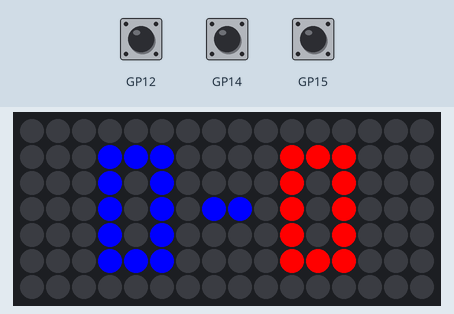
Bench run of a program on a simulated Raspberry Pi Pico running MicroPython. On the bench: 16×7 RGB LED matrix. The inputs (shaded band) are chosen by the test bench.

Above: at 1.2 s.
1.3 s: button A pressed for 1 s
At 3.3 s:
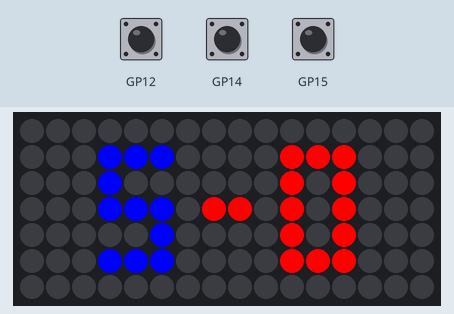
3.8 s: button Y pressed for 1 s
At 5.9 s:
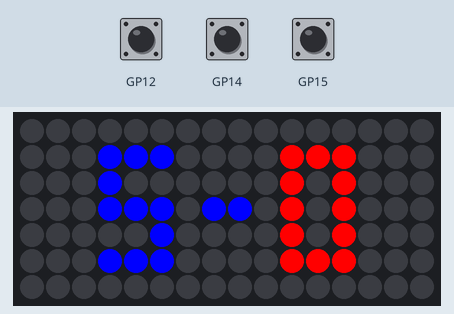
6.3 s: button X pressed for 3.2 s
At 10.7 s:
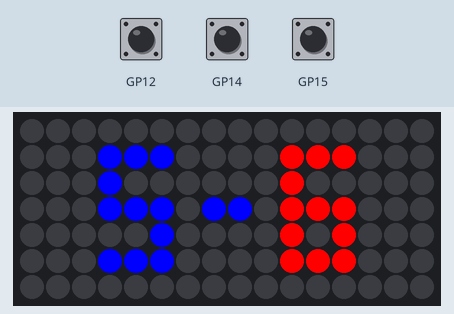
11.0 s: button A pressed for 0.15 s
At 11.6 s:
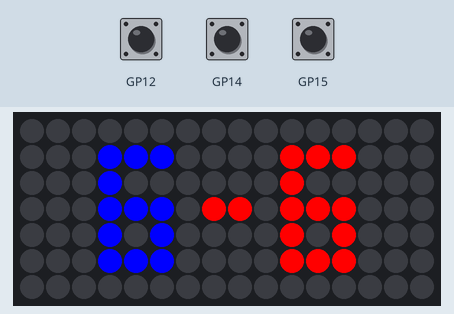
12.7 s: button X pressed for 0.15 s
At 14.2 s:
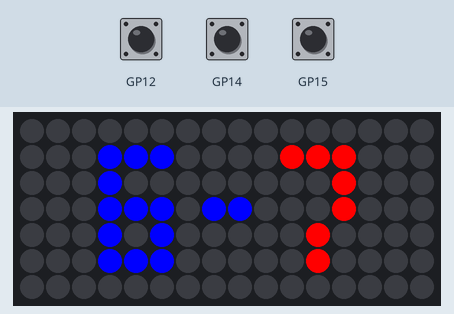
Timing chart, 0 to 15.4 s (numbered marks = the images above; inputs shaded):
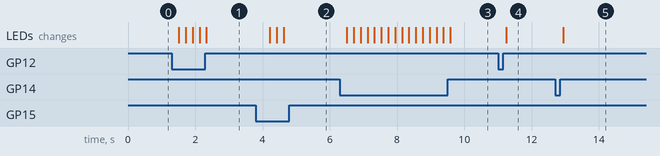

The program:

pico_scoreboard_v5.py
```python
from picounicorn import PicoUnicorn
picounicorn = PicoUnicorn()
import time

w = picounicorn.get_width()#16
h = picounicorn.get_height()#7

# define colours
playerXYcolours=(255,0,0)
playerABcolours=(0,0,255)
playerturn=200,200,40

# Define team scores
scoreAB=0
scoreXY=0
turn=1

# Define letters
BLANKSECTION= ["   " for i in range(h)]

NUMZERO=["   ",
         "XXX",
         "X X",
         "X X",
         "X X",
         "XXX",
         "   "]

NUMONE=["   ",
        " X ",
        "XX ",
        " X ",
        " X ",
        "XXX",
        "   "]

NUMTWO=["   ",
        "XXX",
        "  X",
        "XXX",
        "X  ",
        "XXX",
        "   "]

NUMTHREE=["   ",
          "XXX",
          "  X",
          "XXX",
          "  X",
          "XXX",
          "   "]

NUMFOUR=["   ",
         "X X",
         "X X",
         "XXX",
         "  X",
         "  X",
         "   "]

NUMFIVE=["   ",
          "XXX",
          "X  ",
          "XXX",
          "  X",
          "XXX",
          "   "]

NUMSIX=["   ",
          "XXX",
          "X  ",
          "XXX",
          "X X",
          "XXX",
          "   "]

NUMSEVEN=["   ",
          "XXX",
          "  X",
          "  X",
          " X ",
          " X ",
          "   "]

NUMEIGHT=["   ",
          "XXX",
          "X X",
          "XXX",
          "X X",
          "XXX",
          "   "]

NUMNINE=["   ",
          "XXX",
          "X X",
          "XXX",
          "  X",
          "XXX",
          "   "]

DASH=["    ",
      "    ",
      "    ",
      " XX ",
      "    ",
      "    ",
      "    "]

scoredict={0:NUMZERO,1:NUMONE,2:NUMTWO,3:NUMTHREE,4:NUMFOUR,5:NUMFIVE,6:NUMSIX,7:NUMSEVEN,8:NUMEIGHT,9:NUMNINE,"dash":DASH}

# From CPython Lib/colorsys.py
def hsv_to_rgb(h, s, v):
    if s == 0.0:
        return v, v, v
    i = int(h * 6.0)
    f = (h * 6.0) - i
    p = v * (1.0 - s)
    q = v * (1.0 - s * f)
    t = v * (1.0 - s * (1.0 - f))
    i = i % 6
    if i == 0:
        return v, t, p
    if i == 1:
        return q, v, p
    if i == 2:
        return p, v, t
    if i == 3:
        return p, q, v
    if i == 4:
        return t, p, v
    if i == 5:
        return v, p, q

#Function to clear display by setting pixels to black
def cleardisplay():
    for x in range(w):
        for y in range(h):
            picounicorn.set_pixel(x, y, 0, 0, 0)

def turncolor(turn,playerturn):
    if turn % 2 == 1:  # Check if the value is odd (remainder when divided by 2 is 1)
        playerturn=(0,0,255)
    else:
        playerturn=(255,0,0)# Set pixel color to blue (team B)
    return playerturn

#Function to update display with letters/numbers
def updatedisplay(displaymap):
    x=0
    y=0
    for row in displaymap:
        for line in row:
            for char in line:
                if x < w and y <h:
                    if char == "X":
                        r, g, b = 255,255,255
                    elif char == "R":
                        r, g, b = [int(c * 255) for c in hsv_to_rgb(x / w, y / h, 1.0)]
                    elif char == "D":
#                       r, g, b = 200,200,40
                        r, g, b = playerturn
                    elif char == "A":
                        r, g, b = playerABcolours
                    elif char == "Y":
                        r, g, b = playerXYcolours
                    else:
                        r,g,b=0,0,0
                    picounicorn.set_pixel(x, y, r, g, b)
                x+=1
            x=0
        y+=1
    return displaymap

#Function to generate an 2D array to represent the current score in the format: PlayerABscore - PlayerXYscore
def generatescore(scoreAB,scoreXY):
    scoreABpix = [item.replace("X","A") for item in scoredict[scoreAB]]
    scoreXYpix = [item.replace("X","Y") for item in scoredict[scoreXY]]
    dashpix = [item.replace("X","D") for item in scoredict["dash"]]
    fulldisplay = [["{}{}{}{}{}".format(BLANKSECTION[i],scoreABpix[i],dashpix[i],scoreXYpix[i],BLANKSECTION[i])] for i in range(h)]
    return fulldisplay

# Main loop
while True:
    # Function to generate a 2D array to represent the current score in the format: PlayerABscore - PlayerXYscore

    updatedisplay(generatescore(scoreAB,scoreXY))

    #update dash colour based on turn
    playerturn = turncolor(turn, playerturn)

    # Check for button presses to update scores
    if picounicorn.is_pressed(picounicorn.BUTTON_A):
        scoreAB += 1
        turn += 1
        if scoreAB > 9:
            scoreAB = 0
        time.sleep(0.2)  # Debounce the button press (adjust as needed)

    if picounicorn.is_pressed(picounicorn.BUTTON_X):
        scoreXY += 1
        turn += 1
        if scoreXY > 9:
            scoreXY = 0
        time.sleep(0.2)  # Debounce the button press (adjust as needed)

    if picounicorn.is_pressed(picounicorn.BUTTON_Y):
        turn += 1
        time.sleep(0.2)  # Debounce the button press (adjust as needed)
```

Measured:
- after the input at 1.3 s, the LEDs: first change after 0.21 s (image 1 shows a later state)
- after the input at 3.8 s, the LEDs: change after 0.41 s (image 2)
- after the input at 6.3 s, the LEDs: first change after 0.21 s (image 3 shows a later state)
- after the input at 11.0 s, the LEDs: change after 0.24 s (image 4)
- after the input at 12.7 s, the LEDs: change after 0.25 s (image 5)
